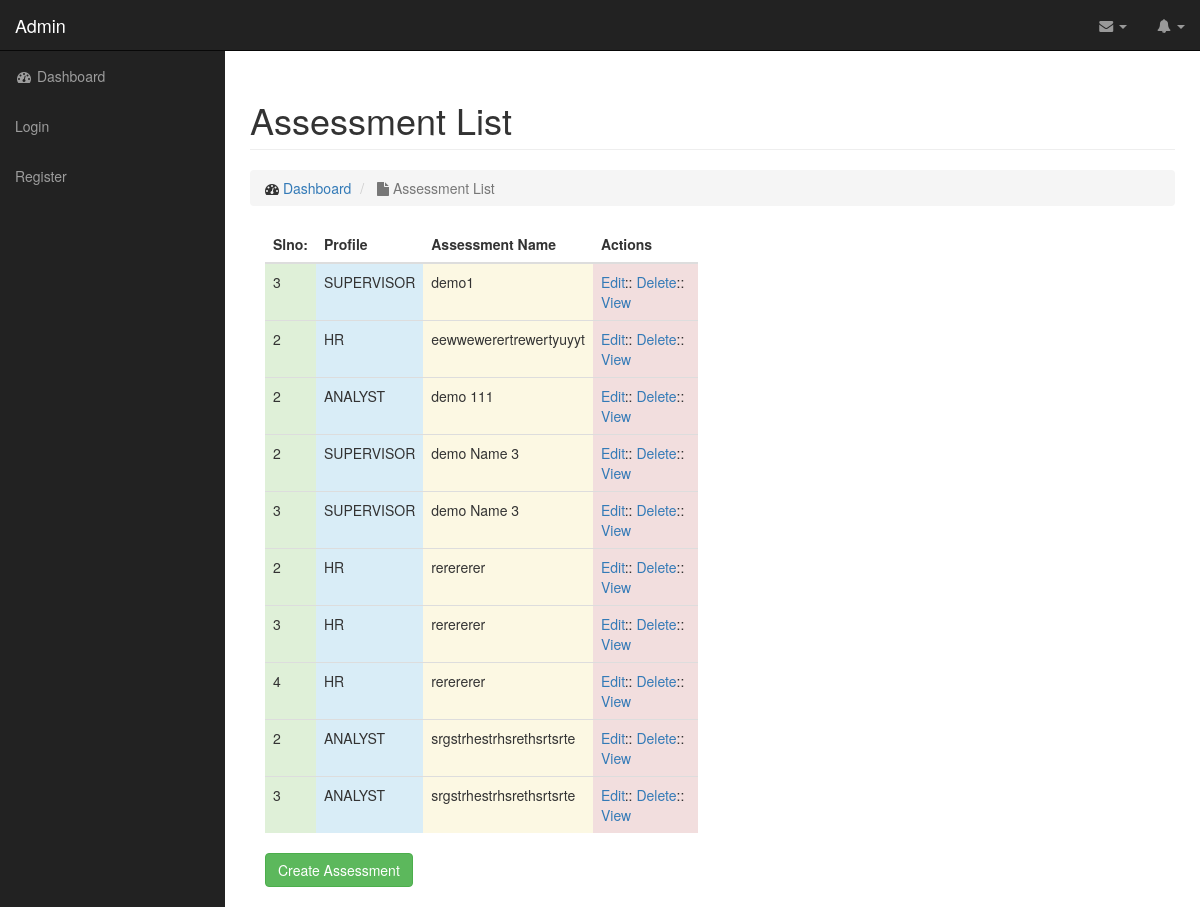
Page /assessment/list on the earlier database version.
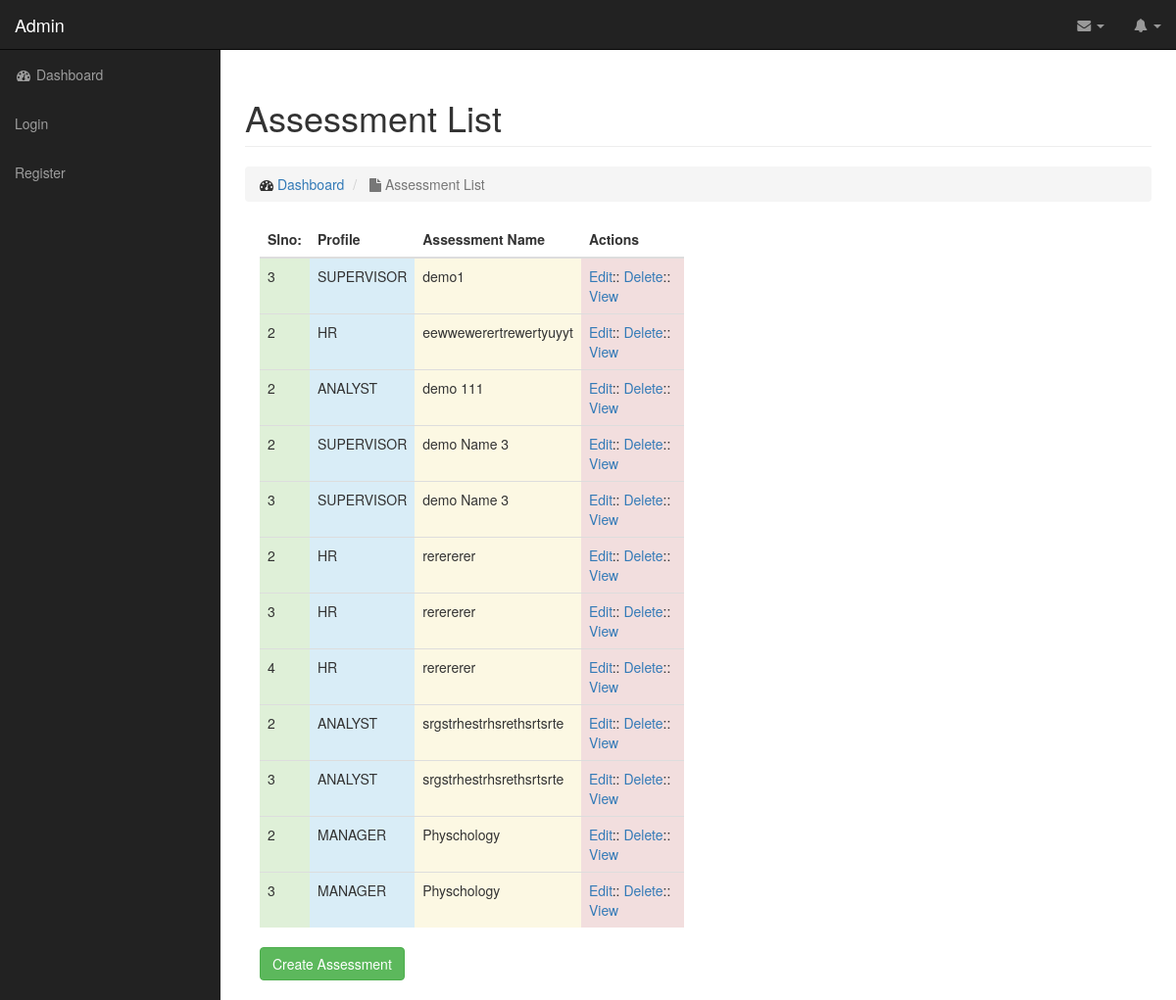
Same page on the later database version.
### assessment/models.py (models this page shows)
class Question(models.Model):
    user = models.ForeignKey(settings.AUTH_USER_MODEL,default=1)
    Profile = models.CharField( max_length=50)
    Primary_category = models.CharField( max_length=50)
    assessment_name = models.CharField(max_length=50)
    quid = models.UUIDField(primary_key=True, default=uuid.uuid4, editable=False)
    qid=models.CharField(max_length= 10 )
    qtype= models.IntegerField(null = True)
    text_question = models.TextField(null = True)
    ans_detail1 = models.TextField(null=True,)
    ans_detail2 = models.TextField(null=True)
    ans_detail3 = models.TextField(null=True)
    ans_detail4 = models.TextField(null=True)
    ans_detail5 = models.TextField(null=True)
    ans_detail6 = models.TextField(null=True)

### assessment/views.py (the view)
# urls.py: url(r'^assessment/list$', views.AssessmentList.as_view(), name='assessment-list'),
class AssessmentList(ListView):
    model = Question

### assessment/templates/assessment/question_list.html (shortened to what this page needs)
{%load staticfiles%}
<!DOCTYPE html>
<html lang="en">
<head>
    <link href="{% static 'css/bootstrap.min.css' %}" rel="stylesheet">
    <link href="{% static 'css/sb-admin.css'%}" rel="stylesheet">
    <link href="{% static 'font-awesome/css/font-awesome.min.css'%}" rel="stylesheet" type="text/css">
</head>
<body>
    <div id="wrapper">
        <nav class="navbar navbar-inverse navbar-fixed-top" role="navigation">
            <div class="navbar-header">
                <a class="navbar-brand" href="/">Admin</a>
            </div>
            <ul class="nav navbar-right top-nav">
                <li class="dropdown">
                    <a href="#" class="dropdown-toggle" data-toggle="dropdown"><i class="fa fa-envelope"></i> <b class="caret"></b></a>
                </li>
                <li class="dropdown">
                    <a href="#" class="dropdown-toggle" data-toggle="dropdown"><i class="fa fa-bell"></i> <b class="caret"></b></a>
                </li>
            </ul>
            <div class="collapse navbar-collapse navbar-ex1-collapse">
                <ul class="nav navbar-nav side-nav">
                    <li>
                        <a href="/"><i class="fa fa-fw fa-dashboard"></i> Dashboard</a>
                    </li>
                    {%if not user.is_authenticated %}
                    <li><a href='/accounts/login/'>Login</a></li>
                    {%endif%}
                    {%if not user.is_authenticated %}
                    <li><a href='/accounts/register'>Register</a></li>
                    {%endif%}
                </ul>
            </div>
        </nav>
        <div id="page-wrapper">
            <div class="container-fluid">
                <div class="row">
                    <div class="col-lg-12">
                        <h1 class="page-header">
                            Assessment List
                        </h1>
                        <ol class="breadcrumb">
                            <li>
                                <i class="fa fa-dashboard"></i>  <a href="/">Dashboard</a>
                            </li>
                            <li class="active">
                                <i class="fa fa-file"></i> Assessment List
                            </li>
                        </ol>
                    </div>
                </div>
                <div class="md-col-2">
                      <div class="col-md-6">
                                    <div class="table-responsive">
                                        <table class="table">
                                            <thead>
                                                <tr>
                                                    <th>Slno:</th>
                                                    <th>Profile</th>
                                                    <th>Assessment Name </th>
                                                    <th>Actions</th>
                                                </tr>
                                            </thead>
                                            <tbody>
                                                {% for question in object_list %}
                                                <tr>
                                                    <td class="success">{{question.qid}}</td>
                                                    <td class="info">{{ question.Profile }}</td>
                                                    <td class="warning">{{ question.assessment_name}}</td>
                                                    <td class="danger"><a href="{% url 'assessment-update' question.quid %}">Edit</a>::
                                                    <a href="{% url 'assessment-delete' question.quid %}">Delete</a>::
                                                    <a href="{%url 'assessment-detail' question.quid%}">View </a>
                                                    </td>
                                                </tr>
                                                {% empty %}
                                                    <li>No Assessments yet.</li>
                                                {% endfor %}
                                            </tbody>
                                        </table>
                                    </div>
                                    <p> <a href="{% url 'assessment-add' %}" class="btn btn-success">Create Assessment</a></p>
                </div>
            </div>
        </div>
    </div>
</body>
</html>

### static/css/sb-admin.css (style rules this page uses)
body { margin-top: 100px; background-color: #222; }
@media (min-width:768px) { body { margin-top: 50px; } }
#wrapper { padding-left: 0; }
#page-wrapper { width: 100%; padding: 0; background-color: #fff; }
@media (min-width:768px) { #wrapper { padding-left: 225px; } }
@media (min-width:768px) { #page-wrapper { padding: 10px; } }
.top-nav { padding: 0 15px; }
.top-nav>li { display: inline-block; float: left; }
.top-nav>li>a { padding-top: 15px; padding-bottom: 15px; line-height: 20px; color: #999; }
@media (min-width:768px) { .side-nav { position: fixed; top: 51px; left: 225px; width: 225px; margin-left: -225px; border: none; border-radius: 0; overflow-y: auto; background-color: #222; bottom: 0; overflow-x: hidden; padding-bottom: 40px; } }
@media (min-width:768px) { .side-nav>li>a { width: 225px; } }

Differences in the rows shown:
added Question: qid "2", Profile "MANAGER", assessment_name "Physchology"
added Question: qid "3", Profile "MANAGER", assessment_name "Physchology"
